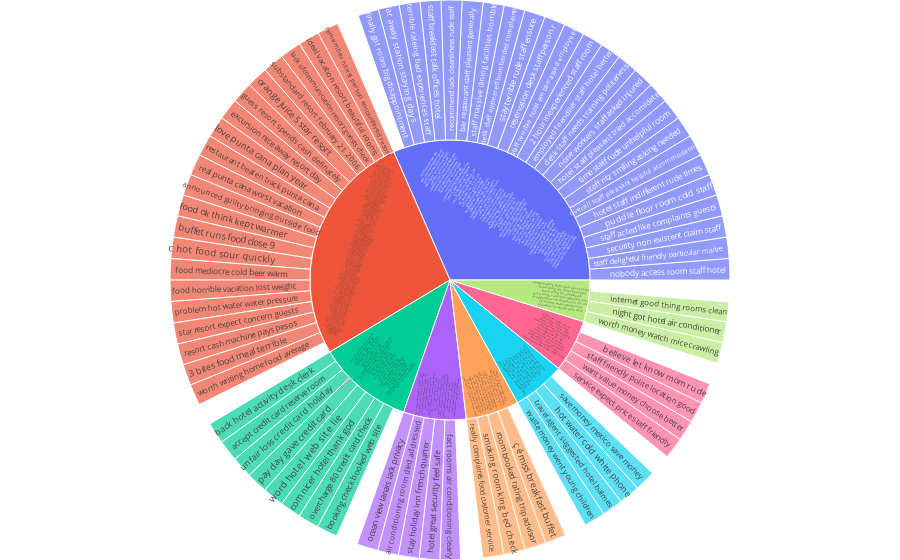

Notebook code cell kept with this figure:
### Code cell
df = all_topics_terms.loc[all_topics_terms['rank'] < 5]
fig = go.Figure(go.Sunburst(
    labels = df['term'].values.tolist(),
    parents = df['parent'].values.tolist(),
    values = df['score'].values.tolist()
))

fig.update_layout(margin = dict(t = 0, l = 0,  r = 0, b = 0))
fig.show()
